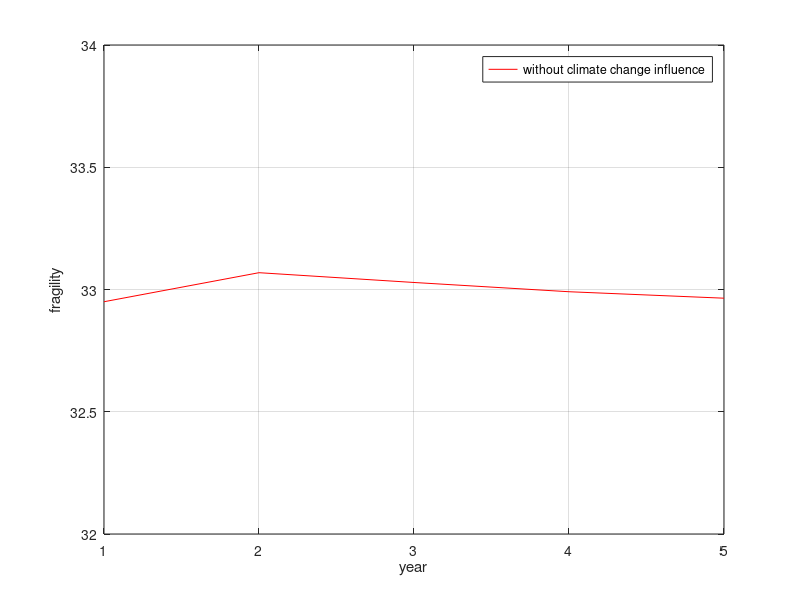

MATLAB code for this plot:
%factors1=[7.20; 9.25; 8.45; 10]; %Iraq
%factors1=[9.65; 9.00; 7.80; 9.70]; %Congo
factors1=[8.00; 8.6; 8.65; 7.70]; %Haiti
factors=factors1;
K=[1/2 0 1/3 1/6; 0 2/3 1/6 1/6; 1/2 0 3/8 1/8; 1/4 1/4 1/4 1/4];
KC=[1/8; 0; 1/2; 1/4];
C=0.5;
year=5;
X=zeros(year);
Y1=zeros(year);

for i=1:year
    X(i)=i;
    Y1(i)=sum(factors);
    factors=K*factors;    
end    
p1=plot(X, Y1, 'r');
axis([1 year 32 34]);

xlabel('year');
ylabel('fragility');
legend('without climate change influence');
grid();

